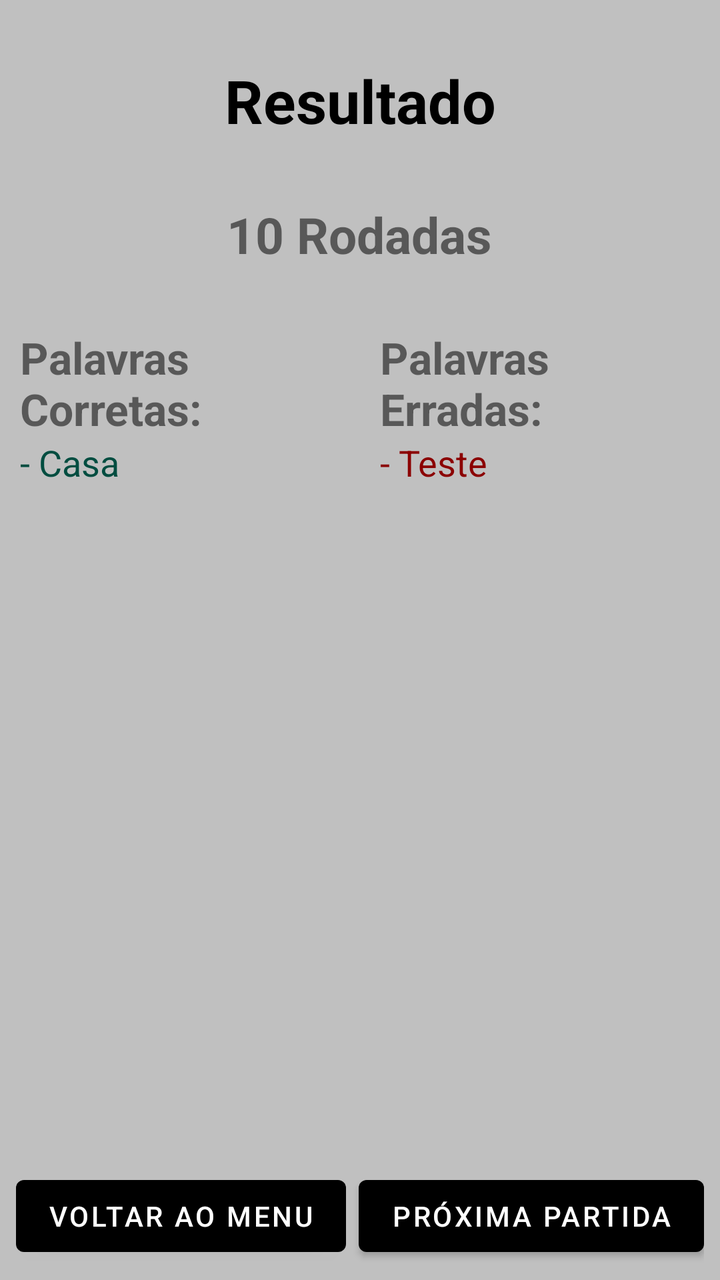
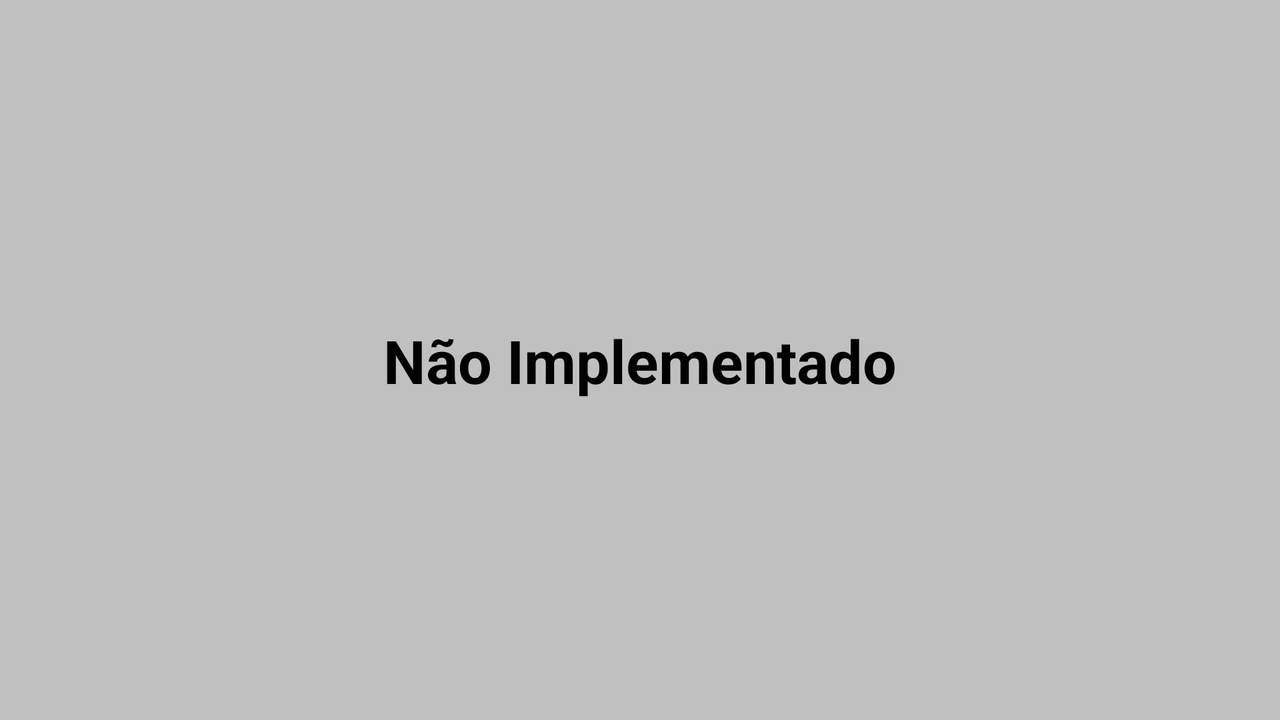

First picture: res/layout/ on a phone held upright. Second picture: the repository's own variant of that layout, on a device whose configuration matches the variant's folder. Source for both follows.
<!-- AndroidManifest.xml: application theme Theme.Forca -->
<!-- res/layout/activity_game_result.xml -->
<?xml version="1.0" encoding="utf-8"?>
<androidx.constraintlayout.widget.ConstraintLayout xmlns:android="http://schemas.android.com/apk/res/android"
    xmlns:app="http://schemas.android.com/apk/res-auto"
    xmlns:tools="http://schemas.android.com/tools"
    android:layout_width="match_parent"
    android:layout_height="match_parent"
    android:background="@color/silver"
    tools:context=".view.GameResultActivity">

    <TextView
        android:id="@+id/txtResult"
        android:layout_width="wrap_content"
        android:layout_height="wrap_content"
        app:layout_constraintTop_toTopOf="parent"
        app:layout_constraintLeft_toLeftOf="parent"
        app:layout_constraintRight_toRightOf="parent"
        android:layout_margin="30dp"
        android:textSize="30sp"
        android:textStyle="bold"
        android:textColor="@color/black"
        android:text="@string/Resultado"/>

    <TextView
        android:id="@+id/txtTotalWords"
        android:layout_width="wrap_content"
        android:layout_height="wrap_content"
        android:layout_margin="30dp"
        android:text="@string/_10_round"
        android:textSize="25sp"
        android:textStyle="bold"
        app:layout_constraintBottom_toTopOf="@id/acertosLinear"
        app:layout_constraintHorizontal_bias="0.498"
        app:layout_constraintLeft_toLeftOf="parent"
        app:layout_constraintRight_toRightOf="parent"
        app:layout_constraintTop_toBottomOf="@id/txtResult" />

    <LinearLayout
        android:id="@+id/acertosLinear"
        android:layout_width="0dp"
        android:layout_height="0dp"
        android:orientation="vertical"
        android:layout_marginHorizontal="10dp"
        app:layout_constraintTop_toBottomOf="@id/txtTotalWords"
        app:layout_constraintLeft_toLeftOf="parent"
        app:layout_constraintRight_toLeftOf="@id/erroLinear"
        app:layout_constraintBottom_toTopOf="@id/btnLinear">

        <TextView
            android:id="@+id/txtAcertos"
            android:layout_width="wrap_content"
            android:layout_height="wrap_content"
            android:textSize="22sp"
            android:textStyle="bold"
            android:text="@string/acertos"/>

        <TextView
            android:id="@+id/acertos"
            android:layout_width="wrap_content"
            android:layout_height="wrap_content"
            android:text="@string/casa"
            android:textColor="#004D40"
            android:textSize="18sp" />

    </LinearLayout>

    <LinearLayout
        android:id="@+id/erroLinear"
        android:layout_width="0dp"
        android:layout_height="0dp"
        android:orientation="vertical"
        android:layout_marginHorizontal="10dp"
        app:layout_constraintTop_toTopOf="@id/acertosLinear"
        app:layout_constraintRight_toRightOf="parent"
        app:layout_constraintLeft_toRightOf="@id/acertosLinear"
        app:layout_constraintBottom_toTopOf="@id/btnLinear">

        <TextView
            android:id="@+id/txtErros"
            android:layout_width="wrap_content"
            android:layout_height="wrap_content"
            android:textSize="22sp"
            android:textStyle="bold"
            android:text="@string/erros"/>

        <TextView
            android:id="@+id/erros"
            android:text="@string/teste"
            android:textColor="@color/darkRed"
            android:textSize="18sp"
            android:layout_width="wrap_content"
            android:layout_height="wrap_content" />

    </LinearLayout>

    <androidx.constraintlayout.widget.ConstraintLayout
        android:id="@+id/btnLinear"
        android:layout_width="match_parent"
        android:layout_height="wrap_content"
        android:orientation="vertical"
        android:layout_margin="8dp"
        app:layout_constraintTop_toBottomOf="@id/acertosLinear"
        app:layout_constraintLeft_toLeftOf="parent"
        app:layout_constraintRight_toRightOf="parent"
        app:layout_constraintBottom_toBottomOf="parent">

        <Button
            android:id="@+id/btnReturn"
            android:layout_width="wrap_content"
            android:layout_height="wrap_content"
            android:text="@string/voltar_ao_menu"
            app:layout_constraintStart_toStartOf="parent"
            app:layout_constraintTop_toTopOf="parent" />

        <Button
            android:id="@+id/btnNext"
            android:layout_width="wrap_content"
            android:layout_height="wrap_content"
            android:text="@string/pr_xima_partida"
            app:layout_constraintEnd_toEndOf="parent"
            app:layout_constraintTop_toTopOf="@+id/btnReturn" />

    </androidx.constraintlayout.widget.ConstraintLayout>

</androidx.constraintlayout.widget.ConstraintLayout>
<!-- resources referenced by this layout -->
<resources>
  <color name="black">#FF000000</color>
  <color name="darkRed">#8B0000</color>
  <color name="silver">#C0C0C0</color>
  <string name="Resultado">Resultado</string>
  <string name="_10_round">10 Rodadas</string>
  <string name="acertos">Palavras Corretas:</string>
  <string name="casa">- Casa</string>
  <string name="erros">Palavras Erradas:</string>
  <string name="pr_xima_partida">Próxima partida</string>
  <string name="teste">- Teste</string>
  <string name="voltar_ao_menu">Voltar ao Menu</string>
  <style name="Theme.Forca" parent="Theme.MaterialComponents.DayNight.DarkActionBar">
          
          <item name="colorPrimary">@color/black</item>
          <item name="colorPrimaryVariant">@color/purple_700</item>
          <item name="colorOnPrimary">@color/white</item>
          
          <item name="colorSecondary">@color/black</item>
          <item name="colorSecondaryVariant">@color/teal_700</item>
          <item name="colorOnSecondary">@color/black</item>
          
          <item name="android:statusBarColor" tools:targetApi="l">?attr/colorPrimaryVariant</item>
          
      </style>
  <color name="purple_700">#FF3700B3</color>
  <color name="white">#FFFFFFFF</color>
  <color name="teal_700">#FF018786</color>
</resources>
<!-- res/layout-land/activity_game_result.xml (the repository's variant of the layout above) -->
<!-- drawn on the phone turned sideways -->
<androidx.constraintlayout.widget.ConstraintLayout xmlns:android="http://schemas.android.com/apk/res/android"
    xmlns:app="http://schemas.android.com/apk/res-auto"
    xmlns:tools="http://schemas.android.com/tools"
    android:layout_width="match_parent"
    android:layout_height="match_parent"
    android:background="@color/silver"
    tools:context=".view.GameResultActivity">

    <TextView
        android:id="@+id/txtResult"
        android:layout_width="wrap_content"
        android:layout_height="wrap_content"
        android:layout_margin="30dp"
        android:text="@string/n_o_implementado"
        android:textColor="@color/black"
        android:textSize="30sp"
        android:textStyle="bold"
        app:layout_constraintBottom_toBottomOf="parent"
        app:layout_constraintLeft_toLeftOf="parent"
        app:layout_constraintRight_toRightOf="parent"
        app:layout_constraintTop_toTopOf="parent" />

</androidx.constraintlayout.widget.ConstraintLayout>
<!-- resources referenced by the variant -->
<!-- as the phone turned sideways resolves them -->
<resources>
  <color name="black">#FF000000</color>
  <color name="silver">#C0C0C0</color>
  <string name="n_o_implementado">Não Implementado</string>
  <style name="Theme.Forca" parent="Theme.MaterialComponents.DayNight.DarkActionBar">
          
          <item name="colorPrimary">@color/black</item>
          <item name="colorPrimaryVariant">@color/purple_700</item>
          <item name="colorOnPrimary">@color/white</item>
          
          <item name="colorSecondary">@color/black</item>
          <item name="colorSecondaryVariant">@color/teal_700</item>
          <item name="colorOnSecondary">@color/black</item>
          
          <item name="android:statusBarColor" tools:targetApi="l">?attr/colorPrimaryVariant</item>
          
      </style>
  <color name="purple_700">#FF3700B3</color>
  <color name="white">#FFFFFFFF</color>
  <color name="teal_700">#FF018786</color>
</resources>
